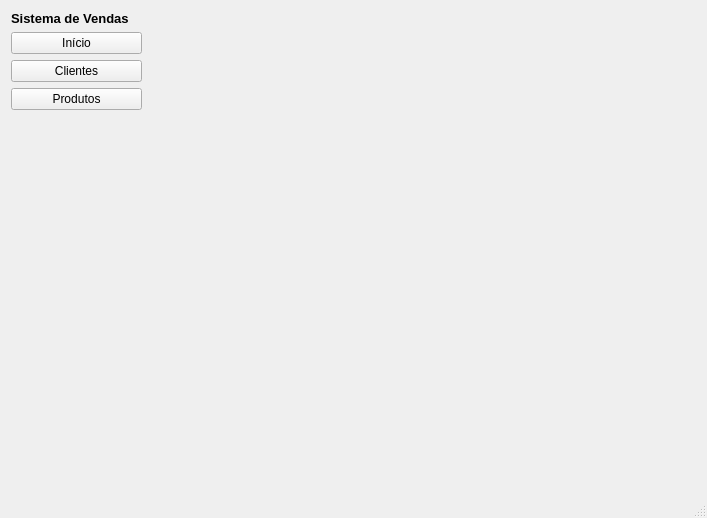
<?xml version="1.0" encoding="UTF-8"?>
<ui version="4.0">
 <class>MainWindow</class>
 <widget class="QMainWindow" name="MainWindow">
  <property name="geometry">
   <rect>
    <x>0</x>
    <y>0</y>
    <width>707</width>
    <height>518</height>
   </rect>
  </property>
  <property name="windowTitle">
   <string>MainWindow</string>
  </property>
  <widget class="QWidget" name="centralwidget">
   <widget class="QStackedWidget" name="painel_principal">
    <property name="geometry">
     <rect>
      <x>170</x>
      <y>9</y>
      <width>511</width>
      <height>461</height>
     </rect>
    </property>
    <property name="currentIndex">
     <number>0</number>
    </property>
    <widget class="QWidget" name="page"/>
    <widget class="QWidget" name="page_2"/>
   </widget>
   <widget class="QWidget" name="">
    <property name="geometry">
     <rect>
      <x>11</x>
      <y>11</y>
      <width>131</width>
      <height>461</height>
     </rect>
    </property>
    <layout class="QVBoxLayout" name="verticalLayout">
     <item>
      <widget class="QLabel" name="Title">
       <property name="font">
        <font>
         <pointsize>10</pointsize>
         <weight>75</weight>
         <bold>true</bold>
        </font>
       </property>
       <property name="text">
        <string>Sistema de Vendas</string>
       </property>
      </widget>
     </item>
     <item>
      <widget class="QPushButton" name="inicio_btn">
       <property name="text">
        <string>Início</string>
       </property>
       <property name="icon">
        <iconset>
         <normaloff>../icons/Home.png</normaloff>../icons/Home.png</iconset>
       </property>
      </widget>
     </item>
     <item>
      <widget class="QPushButton" name="cliente_btn">
       <property name="text">
        <string>Clientes</string>
       </property>
       <property name="icon">
        <iconset>
         <normaloff>../icons/Account.png</normaloff>../icons/Account.png</iconset>
       </property>
      </widget>
     </item>
     <item>
      <widget class="QPushButton" name="produto_btn">
       <property name="text">
        <string>Produtos</string>
       </property>
       <property name="icon">
        <iconset>
         <normaloff>../icons/Shopping Cart.png</normaloff>../icons/Shopping Cart.png</iconset>
       </property>
      </widget>
     </item>
     <item>
      <spacer name="verticalSpacer">
       <property name="orientation">
        <enum>Qt::Vertical</enum>
       </property>
       <property name="sizeHint" stdset="0">
        <size>
         <width>20</width>
         <height>40</height>
        </size>
       </property>
      </spacer>
     </item>
    </layout>
   </widget>
  </widget>
  <widget class="QMenuBar" name="menubar">
   <property name="geometry">
    <rect>
     <x>0</x>
     <y>0</y>
     <width>707</width>
     <height>21</height>
    </rect>
   </property>
  </widget>
  <widget class="QStatusBar" name="statusbar"/>
 </widget>
 <resources/>
 <connections/>
</ui>
